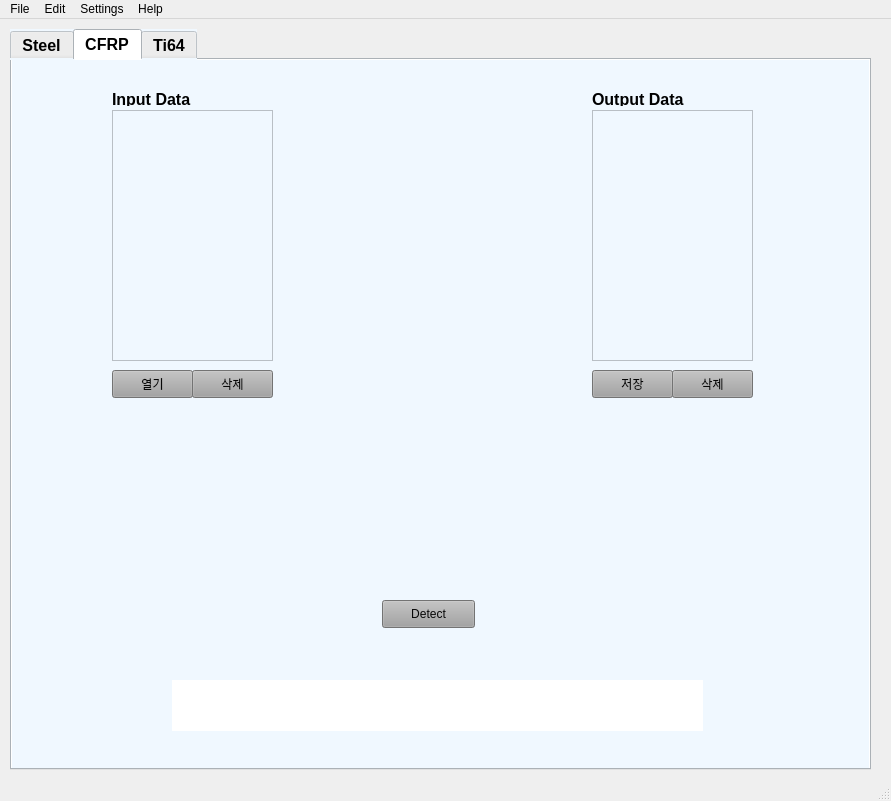
<?xml version="1.0" encoding="UTF-8"?>
<ui version="4.0">
 <class>GANgineer</class>
 <widget class="QMainWindow" name="GANgineer">
  <property name="geometry">
   <rect>
    <x>0</x>
    <y>0</y>
    <width>891</width>
    <height>801</height>
   </rect>
  </property>
  <property name="windowTitle">
   <string>GANgineer</string>
  </property>
  <property name="styleSheet">
   <string notr="true">background-cololr : rgb(255, 255, 255)</string>
  </property>
  <widget class="QWidget" name="centralwidget">
   <widget class="QTabWidget" name="tabWidget">
    <property name="geometry">
     <rect>
      <x>10</x>
      <y>10</y>
      <width>861</width>
      <height>741</height>
     </rect>
    </property>
    <property name="font">
     <font>
      <family>Arial</family>
      <pointsize>12</pointsize>
      <weight>75</weight>
      <bold>true</bold>
     </font>
    </property>
    <property name="styleSheet">
     <string notr="true">background-color: rgb(240, 248, 255);</string>
    </property>
    <property name="currentIndex">
     <number>1</number>
    </property>
    <property name="tabBarAutoHide">
     <bool>false</bool>
    </property>
    <widget class="QWidget" name="tab">
     <attribute name="title">
      <string>Steel</string>
     </attribute>
     <widget class="QListView" name="listView_input">
      <property name="geometry">
       <rect>
        <x>100</x>
        <y>50</y>
        <width>161</width>
        <height>251</height>
       </rect>
      </property>
     </widget>
     <widget class="QLabel" name="label_inImage">
      <property name="geometry">
       <rect>
        <x>80</x>
        <y>370</y>
        <width>200</width>
        <height>200</height>
       </rect>
      </property>
      <property name="autoFillBackground">
       <bool>false</bool>
      </property>
      <property name="text">
       <string/>
      </property>
      <property name="pixmap">
       <pixmap resource="image/test.qrc">:/newPrefix/input.PNG</pixmap>
      </property>
      <property name="scaledContents">
       <bool>true</bool>
      </property>
     </widget>
     <widget class="QLabel" name="label_outImage">
      <property name="geometry">
       <rect>
        <x>560</x>
        <y>370</y>
        <width>200</width>
        <height>200</height>
       </rect>
      </property>
      <property name="text">
       <string/>
      </property>
      <property name="pixmap">
       <pixmap resource="image/test.qrc">:/newPrefix/output.PNG</pixmap>
      </property>
      <property name="scaledContents">
       <bool>true</bool>
      </property>
     </widget>
     <widget class="QListView" name="listView_output">
      <property name="geometry">
       <rect>
        <x>580</x>
        <y>50</y>
        <width>161</width>
        <height>251</height>
       </rect>
      </property>
     </widget>
     <widget class="QLabel" name="label_outResult">
      <property name="geometry">
       <rect>
        <x>160</x>
        <y>620</y>
        <width>531</width>
        <height>51</height>
       </rect>
      </property>
      <property name="layoutDirection">
       <enum>Qt::LeftToRight</enum>
      </property>
      <property name="styleSheet">
       <string notr="true">background-color: rgb(255, 255, 255);
font: 75 14pt &quot;Arial&quot;;</string>
      </property>
      <property name="lineWidth">
       <number>0</number>
      </property>
      <property name="text">
       <string>&lt;html&gt;&lt;head/&gt;&lt;body&gt;&lt;p align=&quot;center&quot;&gt;&lt;br/&gt;&lt;/p&gt;&lt;/body&gt;&lt;/html&gt;</string>
      </property>
     </widget>
     <widget class="QPushButton" name="pushButton_detect">
      <property name="geometry">
       <rect>
        <x>370</x>
        <y>540</y>
        <width>93</width>
        <height>28</height>
       </rect>
      </property>
      <property name="styleSheet">
       <string notr="true">background-color :rgb(161, 161, 161);
font: 75 9pt &quot;Arial&quot;;
color: rgb(7, 7, 7);</string>
      </property>
      <property name="text">
       <string>Detect</string>
      </property>
     </widget>
     <widget class="QPushButton" name="pushButton_inOpen">
      <property name="geometry">
       <rect>
        <x>100</x>
        <y>310</y>
        <width>81</width>
        <height>28</height>
       </rect>
      </property>
      <property name="styleSheet">
       <string notr="true">background-color :rgb(161, 161, 161);
font: 75 9pt &quot;Arial&quot;;
color: rgb(7, 7, 7);</string>
      </property>
      <property name="text">
       <string>열기</string>
      </property>
     </widget>
     <widget class="QPushButton" name="pushButton_inDelete">
      <property name="geometry">
       <rect>
        <x>180</x>
        <y>310</y>
        <width>81</width>
        <height>28</height>
       </rect>
      </property>
      <property name="styleSheet">
       <string notr="true">background-color :rgb(161, 161, 161);
font: 75 9pt &quot;Arial&quot;;
color: rgb(7, 7, 7);</string>
      </property>
      <property name="text">
       <string>삭제</string>
      </property>
     </widget>
     <widget class="QPushButton" name="pushButton_outDelete">
      <property name="geometry">
       <rect>
        <x>660</x>
        <y>310</y>
        <width>81</width>
        <height>28</height>
       </rect>
      </property>
      <property name="styleSheet">
       <string notr="true">background-color :rgb(161, 161, 161);
font: 75 9pt &quot;Arial&quot;;
color: rgb(7, 7, 7);</string>
      </property>
      <property name="text">
       <string>삭제</string>
      </property>
     </widget>
     <widget class="QPushButton" name="pushButton_outSave">
      <property name="geometry">
       <rect>
        <x>580</x>
        <y>310</y>
        <width>81</width>
        <height>28</height>
       </rect>
      </property>
      <property name="styleSheet">
       <string notr="true">background-color :rgb(161, 161, 161);
font: 75 9pt &quot;Arial&quot;;
color: rgb(7, 7, 7);</string>
      </property>
      <property name="text">
       <string>저장</string>
      </property>
     </widget>
     <widget class="QLabel" name="label_4">
      <property name="geometry">
       <rect>
        <x>580</x>
        <y>30</y>
        <width>101</width>
        <height>16</height>
       </rect>
      </property>
      <property name="styleSheet">
       <string notr="true">font: 75 9pt &quot;Arial&quot;;</string>
      </property>
      <property name="text">
       <string>&lt;html&gt;&lt;head/&gt;&lt;body&gt;&lt;p&gt;&lt;span style=&quot; font-size:12pt; font-weight:600;&quot;&gt;Output Data&lt;/span&gt;&lt;/p&gt;&lt;/body&gt;&lt;/html&gt;</string>
      </property>
     </widget>
     <widget class="QLabel" name="label_45">
      <property name="geometry">
       <rect>
        <x>100</x>
        <y>30</y>
        <width>101</width>
        <height>16</height>
       </rect>
      </property>
      <property name="styleSheet">
       <string notr="true">font: 75 9pt &quot;Arial&quot;;</string>
      </property>
      <property name="text">
       <string>&lt;html&gt;&lt;head/&gt;&lt;body&gt;&lt;p&gt;&lt;span style=&quot; font-size:12pt; font-weight:600;&quot;&gt;Input Data&lt;/span&gt;&lt;/p&gt;&lt;/body&gt;&lt;/html&gt;</string>
      </property>
     </widget>
     <widget class="QLabel" name="label_48">
      <property name="geometry">
       <rect>
        <x>370</x>
        <y>430</y>
        <width>81</width>
        <height>61</height>
       </rect>
      </property>
      <property name="text">
       <string/>
      </property>
      <property name="pixmap">
       <pixmap resource="image/test.qrc">:/newPrefix/detect.png</pixmap>
      </property>
      <property name="scaledContents">
       <bool>true</bool>
      </property>
     </widget>
     <widget class="QLabel" name="label_23">
      <property name="geometry">
       <rect>
        <x>370</x>
        <y>140</y>
        <width>81</width>
        <height>61</height>
       </rect>
      </property>
      <property name="text">
       <string/>
      </property>
      <property name="pixmap">
       <pixmap resource="image/test.qrc">:/newPrefix/detect.png</pixmap>
      </property>
      <property name="scaledContents">
       <bool>true</bool>
      </property>
     </widget>
     <zorder>pushButton_outSave</zorder>
     <zorder>listView_input</zorder>
     <zorder>label_inImage</zorder>
     <zorder>label_outImage</zorder>
     <zorder>listView_output</zorder>
     <zorder>label_outResult</zorder>
     <zorder>pushButton_detect</zorder>
     <zorder>pushButton_inOpen</zorder>
     <zorder>pushButton_inDelete</zorder>
     <zorder>pushButton_outDelete</zorder>
     <zorder>label_4</zorder>
     <zorder>label_45</zorder>
     <zorder>label_48</zorder>
     <zorder>label_23</zorder>
    </widget>
    <widget class="QWidget" name="tab_2">
     <attribute name="title">
      <string>CFRP</string>
     </attribute>
     <widget class="QPushButton" name="pushButton_detect2">
      <property name="geometry">
       <rect>
        <x>370</x>
        <y>540</y>
        <width>93</width>
        <height>28</height>
       </rect>
      </property>
      <property name="styleSheet">
       <string notr="true">background-color :rgb(161, 161, 161);
font: 75 9pt &quot;Arial&quot;;
color: rgb(7, 7, 7);</string>
      </property>
      <property name="text">
       <string>Detect</string>
      </property>
     </widget>
     <widget class="QLabel" name="label_inImage2">
      <property name="geometry">
       <rect>
        <x>80</x>
        <y>370</y>
        <width>200</width>
        <height>200</height>
       </rect>
      </property>
      <property name="autoFillBackground">
       <bool>false</bool>
      </property>
      <property name="text">
       <string/>
      </property>
      <property name="pixmap">
       <pixmap resource="image/test.qrc">:/newPrefix/input.PNG</pixmap>
      </property>
      <property name="scaledContents">
       <bool>true</bool>
      </property>
     </widget>
     <widget class="QListView" name="listView_output2">
      <property name="geometry">
       <rect>
        <x>580</x>
        <y>50</y>
        <width>161</width>
        <height>251</height>
       </rect>
      </property>
     </widget>
     <widget class="QLabel" name="label_outImage2">
      <property name="geometry">
       <rect>
        <x>560</x>
        <y>370</y>
        <width>200</width>
        <height>200</height>
       </rect>
      </property>
      <property name="text">
       <string/>
      </property>
      <property name="pixmap">
       <pixmap resource="image/test.qrc">:/newPrefix/output.PNG</pixmap>
      </property>
      <property name="scaledContents">
       <bool>true</bool>
      </property>
     </widget>
     <widget class="QListView" name="listView_input2">
      <property name="geometry">
       <rect>
        <x>100</x>
        <y>50</y>
        <width>161</width>
        <height>251</height>
       </rect>
      </property>
     </widget>
     <widget class="QPushButton" name="pushButton_inOpen2">
      <property name="geometry">
       <rect>
        <x>100</x>
        <y>310</y>
        <width>81</width>
        <height>28</height>
       </rect>
      </property>
      <property name="styleSheet">
       <string notr="true">background-color :rgb(161, 161, 161);
font: 75 9pt &quot;Arial&quot;;
color: rgb(7, 7, 7);</string>
      </property>
      <property name="text">
       <string>열기</string>
      </property>
     </widget>
     <widget class="QPushButton" name="pushButton_inDelete2">
      <property name="geometry">
       <rect>
        <x>180</x>
        <y>310</y>
        <width>81</width>
        <height>28</height>
       </rect>
      </property>
      <property name="styleSheet">
       <string notr="true">background-color :rgb(161, 161, 161);
font: 75 9pt &quot;Arial&quot;;
color: rgb(7, 7, 7);</string>
      </property>
      <property name="text">
       <string>삭제</string>
      </property>
     </widget>
     <widget class="QPushButton" name="pushButton_outSave2">
      <property name="geometry">
       <rect>
        <x>580</x>
        <y>310</y>
        <width>81</width>
        <height>28</height>
       </rect>
      </property>
      <property name="styleSheet">
       <string notr="true">background-color :rgb(161, 161, 161);
font: 75 9pt &quot;Arial&quot;;
color: rgb(7, 7, 7);</string>
      </property>
      <property name="text">
       <string>저장</string>
      </property>
     </widget>
     <widget class="QPushButton" name="pushButton_outDelete2">
      <property name="geometry">
       <rect>
        <x>660</x>
        <y>310</y>
        <width>81</width>
        <height>28</height>
       </rect>
      </property>
      <property name="styleSheet">
       <string notr="true">background-color :rgb(161, 161, 161);
font: 75 9pt &quot;Arial&quot;;
color: rgb(7, 7, 7);</string>
      </property>
      <property name="text">
       <string>삭제</string>
      </property>
     </widget>
     <widget class="QLabel" name="label_outResult2">
      <property name="geometry">
       <rect>
        <x>160</x>
        <y>620</y>
        <width>531</width>
        <height>51</height>
       </rect>
      </property>
      <property name="layoutDirection">
       <enum>Qt::LeftToRight</enum>
      </property>
      <property name="styleSheet">
       <string notr="true">background-color: rgb(255, 255, 255);
font: 75 14pt &quot;Arial&quot;;</string>
      </property>
      <property name="lineWidth">
       <number>0</number>
      </property>
      <property name="text">
       <string>&lt;html&gt;&lt;head/&gt;&lt;body&gt;&lt;p align=&quot;center&quot;&gt;&lt;br/&gt;&lt;/p&gt;&lt;/body&gt;&lt;/html&gt;</string>
      </property>
     </widget>
     <widget class="QLabel" name="label_46">
      <property name="geometry">
       <rect>
        <x>100</x>
        <y>30</y>
        <width>101</width>
        <height>16</height>
       </rect>
      </property>
      <property name="styleSheet">
       <string notr="true">font: 75 9pt &quot;Arial&quot;;</string>
      </property>
      <property name="text">
       <string>&lt;html&gt;&lt;head/&gt;&lt;body&gt;&lt;p&gt;&lt;span style=&quot; font-size:12pt; font-weight:600;&quot;&gt;Input Data&lt;/span&gt;&lt;/p&gt;&lt;/body&gt;&lt;/html&gt;</string>
      </property>
     </widget>
     <widget class="QLabel" name="label_9">
      <property name="geometry">
       <rect>
        <x>580</x>
        <y>30</y>
        <width>101</width>
        <height>16</height>
       </rect>
      </property>
      <property name="styleSheet">
       <string notr="true">font: 75 9pt &quot;Arial&quot;;</string>
      </property>
      <property name="text">
       <string>&lt;html&gt;&lt;head/&gt;&lt;body&gt;&lt;p&gt;&lt;span style=&quot; font-size:12pt; font-weight:600;&quot;&gt;Output Data&lt;/span&gt;&lt;/p&gt;&lt;/body&gt;&lt;/html&gt;</string>
      </property>
     </widget>
     <widget class="QLabel" name="label_22">
      <property name="geometry">
       <rect>
        <x>370</x>
        <y>430</y>
        <width>81</width>
        <height>61</height>
       </rect>
      </property>
      <property name="text">
       <string/>
      </property>
      <property name="pixmap">
       <pixmap resource="image/test.qrc">:/newPrefix/detect.png</pixmap>
      </property>
      <property name="scaledContents">
       <bool>true</bool>
      </property>
     </widget>
     <widget class="QLabel" name="label_21">
      <property name="geometry">
       <rect>
        <x>370</x>
        <y>140</y>
        <width>81</width>
        <height>61</height>
       </rect>
      </property>
      <property name="text">
       <string/>
      </property>
      <property name="pixmap">
       <pixmap resource="image/test.qrc">:/newPrefix/detect.png</pixmap>
      </property>
      <property name="scaledContents">
       <bool>true</bool>
      </property>
     </widget>
    </widget>
    <widget class="QWidget" name="tab_3">
     <attribute name="title">
      <string>Ti64</string>
     </attribute>
     <widget class="QLabel" name="label_inImage3">
      <property name="geometry">
       <rect>
        <x>80</x>
        <y>370</y>
        <width>200</width>
        <height>200</height>
       </rect>
      </property>
      <property name="autoFillBackground">
       <bool>false</bool>
      </property>
      <property name="text">
       <string/>
      </property>
      <property name="pixmap">
       <pixmap resource="image/test.qrc">:/newPrefix/input.PNG</pixmap>
      </property>
      <property name="scaledContents">
       <bool>true</bool>
      </property>
     </widget>
     <widget class="QListView" name="listView_output3">
      <property name="geometry">
       <rect>
        <x>580</x>
        <y>50</y>
        <width>161</width>
        <height>251</height>
       </rect>
      </property>
     </widget>
     <widget class="QLabel" name="label_outResult3_2">
      <property name="geometry">
       <rect>
        <x>560</x>
        <y>370</y>
        <width>200</width>
        <height>200</height>
       </rect>
      </property>
      <property name="text">
       <string/>
      </property>
      <property name="pixmap">
       <pixmap resource="image/test.qrc">:/newPrefix/output.PNG</pixmap>
      </property>
      <property name="scaledContents">
       <bool>true</bool>
      </property>
     </widget>
     <widget class="QLabel" name="label_18">
      <property name="geometry">
       <rect>
        <x>370</x>
        <y>140</y>
        <width>81</width>
        <height>61</height>
       </rect>
      </property>
      <property name="text">
       <string/>
      </property>
      <property name="pixmap">
       <pixmap resource="image/test.qrc">:/newPrefix/detect.png</pixmap>
      </property>
      <property name="scaledContents">
       <bool>true</bool>
      </property>
     </widget>
     <widget class="QListView" name="listView_input3">
      <property name="geometry">
       <rect>
        <x>100</x>
        <y>50</y>
        <width>161</width>
        <height>251</height>
       </rect>
      </property>
     </widget>
     <widget class="QLabel" name="label_outResult3">
      <property name="geometry">
       <rect>
        <x>160</x>
        <y>620</y>
        <width>531</width>
        <height>51</height>
       </rect>
      </property>
      <property name="layoutDirection">
       <enum>Qt::LeftToRight</enum>
      </property>
      <property name="styleSheet">
       <string notr="true">background-color: rgb(255, 255, 255);
font: 75 14pt &quot;Arial&quot;;</string>
      </property>
      <property name="lineWidth">
       <number>0</number>
      </property>
      <property name="text">
       <string>&lt;html&gt;&lt;head/&gt;&lt;body&gt;&lt;p align=&quot;center&quot;&gt;&lt;br/&gt;&lt;/p&gt;&lt;/body&gt;&lt;/html&gt;</string>
      </property>
     </widget>
     <widget class="QPushButton" name="pushButton_detect3">
      <property name="geometry">
       <rect>
        <x>370</x>
        <y>540</y>
        <width>93</width>
        <height>28</height>
       </rect>
      </property>
      <property name="styleSheet">
       <string notr="true">background-color :rgb(161, 161, 161);
font: 75 9pt &quot;Arial&quot;;
color: rgb(7, 7, 7);</string>
      </property>
      <property name="text">
       <string>Detect</string>
      </property>
     </widget>
     <widget class="QPushButton" name="pushButton_inOpen3">
      <property name="geometry">
       <rect>
        <x>100</x>
        <y>310</y>
        <width>81</width>
        <height>28</height>
       </rect>
      </property>
      <property name="styleSheet">
       <string notr="true">background-color :rgb(161, 161, 161);
font: 75 9pt &quot;Arial&quot;;
color: rgb(7, 7, 7);</string>
      </property>
      <property name="text">
       <string>열기</string>
      </property>
     </widget>
     <widget class="QPushButton" name="pushButton_inDelete3">
      <property name="geometry">
       <rect>
        <x>180</x>
        <y>310</y>
        <width>81</width>
        <height>28</height>
       </rect>
      </property>
      <property name="styleSheet">
       <string notr="true">background-color :rgb(161, 161, 161);
font: 75 9pt &quot;Arial&quot;;
color: rgb(7, 7, 7);</string>
      </property>
      <property name="text">
       <string>삭제</string>
      </property>
     </widget>
     <widget class="QPushButton" name="pushButton_outDelete3">
      <property name="geometry">
       <rect>
        <x>660</x>
        <y>310</y>
        <width>81</width>
        <height>28</height>
       </rect>
      </property>
      <property name="styleSheet">
       <string notr="true">background-color :rgb(161, 161, 161);
font: 75 9pt &quot;Arial&quot;;
color: rgb(7, 7, 7);</string>
      </property>
      <property name="text">
       <string>삭제</string>
      </property>
     </widget>
     <widget class="QPushButton" name="pushButton_outSave3">
      <property name="geometry">
       <rect>
        <x>580</x>
        <y>310</y>
        <width>81</width>
        <height>28</height>
       </rect>
      </property>
      <property name="styleSheet">
       <string notr="true">background-color :rgb(161, 161, 161);
font: 75 9pt &quot;Arial&quot;;
color: rgb(7, 7, 7);</string>
      </property>
      <property name="text">
       <string>저장</string>
      </property>
     </widget>
     <widget class="QLabel" name="label_47">
      <property name="geometry">
       <rect>
        <x>100</x>
        <y>30</y>
        <width>101</width>
        <height>16</height>
       </rect>
      </property>
      <property name="styleSheet">
       <string notr="true">font: 75 9pt &quot;Arial&quot;;</string>
      </property>
      <property name="text">
       <string>&lt;html&gt;&lt;head/&gt;&lt;body&gt;&lt;p&gt;&lt;span style=&quot; font-size:12pt; font-weight:600;&quot;&gt;Input Data&lt;/span&gt;&lt;/p&gt;&lt;/body&gt;&lt;/html&gt;</string>
      </property>
     </widget>
     <widget class="QLabel" name="label_13">
      <property name="geometry">
       <rect>
        <x>580</x>
        <y>30</y>
        <width>101</width>
        <height>16</height>
       </rect>
      </property>
      <property name="styleSheet">
       <string notr="true">font: 75 9pt &quot;Arial&quot;;</string>
      </property>
      <property name="text">
       <string>&lt;html&gt;&lt;head/&gt;&lt;body&gt;&lt;p&gt;&lt;span style=&quot; font-size:12pt; font-weight:600;&quot;&gt;Output Data&lt;/span&gt;&lt;/p&gt;&lt;/body&gt;&lt;/html&gt;</string>
      </property>
     </widget>
     <widget class="QLabel" name="label_19">
      <property name="geometry">
       <rect>
        <x>370</x>
        <y>430</y>
        <width>81</width>
        <height>61</height>
       </rect>
      </property>
      <property name="text">
       <string/>
      </property>
      <property name="pixmap">
       <pixmap resource="image/test.qrc">:/newPrefix/detect.png</pixmap>
      </property>
      <property name="scaledContents">
       <bool>true</bool>
      </property>
     </widget>
     <zorder>pushButton_outSave3</zorder>
     <zorder>label_inImage3</zorder>
     <zorder>listView_output3</zorder>
     <zorder>label_outResult3_2</zorder>
     <zorder>label_18</zorder>
     <zorder>listView_input3</zorder>
     <zorder>label_outResult3</zorder>
     <zorder>pushButton_detect3</zorder>
     <zorder>pushButton_inOpen3</zorder>
     <zorder>pushButton_inDelete3</zorder>
     <zorder>pushButton_outDelete3</zorder>
     <zorder>label_47</zorder>
     <zorder>label_13</zorder>
     <zorder>label_19</zorder>
    </widget>
   </widget>
  </widget>
  <widget class="QMenuBar" name="menubar">
   <property name="geometry">
    <rect>
     <x>0</x>
     <y>0</y>
     <width>891</width>
     <height>26</height>
    </rect>
   </property>
   <widget class="QMenu" name="menu">
    <property name="title">
     <string>Edit</string>
    </property>
    <addaction name="actionUndo"/>
    <addaction name="actionRedo"/>
    <addaction name="separator"/>
    <addaction name="actionCut"/>
    <addaction name="actionCopy"/>
    <addaction name="actionPaste"/>
    <addaction name="actionDelete"/>
    <addaction name="actionSelect_All"/>
   </widget>
   <widget class="QMenu" name="menu_2">
    <property name="title">
     <string>Settings</string>
    </property>
    <addaction name="actionPreferences"/>
   </widget>
   <widget class="QMenu" name="menu_3">
    <property name="title">
     <string>File</string>
    </property>
    <addaction name="actionNew"/>
    <addaction name="actionOpen"/>
    <addaction name="actionRecent"/>
    <addaction name="separator"/>
    <addaction name="actionSave"/>
    <addaction name="actionSave_As"/>
    <addaction name="actionSave_All"/>
    <addaction name="separator"/>
    <addaction name="actionPring"/>
    <addaction name="separator"/>
    <addaction name="actionClose"/>
    <addaction name="separator"/>
    <addaction name="actionQuit"/>
   </widget>
   <widget class="QMenu" name="menuHelp">
    <property name="title">
     <string>Help</string>
    </property>
    <addaction name="actionGAN"/>
    <addaction name="separator"/>
    <addaction name="actionAbout_GANgineer"/>
   </widget>
   <addaction name="menu_3"/>
   <addaction name="menu"/>
   <addaction name="menu_2"/>
   <addaction name="menuHelp"/>
  </widget>
  <widget class="QStatusBar" name="statusbar"/>
  <action name="actionNew">
   <property name="text">
    <string>New</string>
   </property>
  </action>
  <action name="actionOpen">
   <property name="text">
    <string>Open</string>
   </property>
  </action>
  <action name="actionRecent">
   <property name="text">
    <string>Recent</string>
   </property>
  </action>
  <action name="actionSave">
   <property name="text">
    <string>Save</string>
   </property>
  </action>
  <action name="actionSave_As">
   <property name="text">
    <string>Save As</string>
   </property>
  </action>
  <action name="actionSave_All">
   <property name="text">
    <string>Save All</string>
   </property>
  </action>
  <action name="actionPring">
   <property name="text">
    <string>Print</string>
   </property>
  </action>
  <action name="actionClose">
   <property name="text">
    <string>Close</string>
   </property>
  </action>
  <action name="actionQuit">
   <property name="text">
    <string>Quit</string>
   </property>
  </action>
  <action name="actionUndo">
   <property name="text">
    <string>Undo</string>
   </property>
  </action>
  <action name="actionRedo">
   <property name="text">
    <string>Redo</string>
   </property>
  </action>
  <action name="actionCut">
   <property name="text">
    <string>Cut</string>
   </property>
  </action>
  <action name="actionCopy">
   <property name="text">
    <string>Copy</string>
   </property>
  </action>
  <action name="actionPaste">
   <property name="text">
    <string>Paste</string>
   </property>
  </action>
  <action name="actionDelete">
   <property name="text">
    <string>Delete</string>
   </property>
  </action>
  <action name="actionSelect_All">
   <property name="text">
    <string>Select All</string>
   </property>
  </action>
  <action name="actionPreferences">
   <property name="text">
    <string>Preferences</string>
   </property>
  </action>
  <action name="actionGAN">
   <property name="text">
    <string>GANgineer Help</string>
   </property>
  </action>
  <action name="actionAbout_GANgineer">
   <property name="text">
    <string>About GANgineer</string>
   </property>
  </action>
 </widget>
 <resources>
  <include location="image/test.qrc"/>
 </resources>
 <connections>
  <connection>
   <sender>pushButton_detect3</sender>
   <signal>clicked()</signal>
   <receiver>GANgineer</receiver>
   <slot>detectEvent()</slot>
   <hints>
    <hint type="sourcelabel">
     <x>410</x>
     <y>608</y>
    </hint>
    <hint type="destinationlabel">
     <x>337</x>
     <y>780</y>
    </hint>
   </hints>
  </connection>
  <connection>
   <sender>pushButton_inOpen3</sender>
   <signal>clicked()</signal>
   <receiver>GANgineer</receiver>
   <slot>inOpen()</slot>
   <hints>
    <hint type="sourcelabel">
     <x>145</x>
     <y>372</y>
    </hint>
    <hint type="destinationlabel">
     <x>100</x>
     <y>777</y>
    </hint>
   </hints>
  </connection>
  <connection>
   <sender>pushButton_inDelete3</sender>
   <signal>clicked()</signal>
   <receiver>GANgineer</receiver>
   <slot>listDelete()</slot>
   <hints>
    <hint type="sourcelabel">
     <x>228</x>
     <y>374</y>
    </hint>
    <hint type="destinationlabel">
     <x>166</x>
     <y>779</y>
    </hint>
   </hints>
  </connection>
  <connection>
   <sender>pushButton_outDelete3</sender>
   <signal>clicked()</signal>
   <receiver>GANgineer</receiver>
   <slot>listDelete()</slot>
   <hints>
    <hint type="sourcelabel">
     <x>711</x>
     <y>376</y>
    </hint>
    <hint type="destinationlabel">
     <x>717</x>
     <y>780</y>
    </hint>
   </hints>
  </connection>
  <connection>
   <sender>pushButton_outSave3</sender>
   <signal>clicked()</signal>
   <receiver>GANgineer</receiver>
   <slot>outSave()</slot>
   <hints>
    <hint type="sourcelabel">
     <x>627</x>
     <y>375</y>
    </hint>
    <hint type="destinationlabel">
     <x>631</x>
     <y>780</y>
    </hint>
   </hints>
  </connection>
  <connection>
   <sender>pushButton_inOpen2</sender>
   <signal>clicked()</signal>
   <receiver>GANgineer</receiver>
   <slot>inOpen()</slot>
   <hints>
    <hint type="sourcelabel">
     <x>132</x>
     <y>377</y>
    </hint>
    <hint type="destinationlabel">
     <x>4</x>
     <y>682</y>
    </hint>
   </hints>
  </connection>
  <connection>
   <sender>pushButton_inDelete2</sender>
   <signal>clicked()</signal>
   <receiver>GANgineer</receiver>
   <slot>listDelete()</slot>
   <hints>
    <hint type="sourcelabel">
     <x>234</x>
     <y>378</y>
    </hint>
    <hint type="destinationlabel">
     <x>6</x>
     <y>478</y>
    </hint>
   </hints>
  </connection>
  <connection>
   <sender>pushButton_outSave2</sender>
   <signal>clicked()</signal>
   <receiver>GANgineer</receiver>
   <slot>outSave()</slot>
   <hints>
    <hint type="sourcelabel">
     <x>628</x>
     <y>378</y>
    </hint>
    <hint type="destinationlabel">
     <x>877</x>
     <y>384</y>
    </hint>
   </hints>
  </connection>
  <connection>
   <sender>pushButton_outDelete2</sender>
   <signal>clicked()</signal>
   <receiver>GANgineer</receiver>
   <slot>listDelete()</slot>
   <hints>
    <hint type="sourcelabel">
     <x>720</x>
     <y>376</y>
    </hint>
    <hint type="destinationlabel">
     <x>878</x>
     <y>429</y>
    </hint>
   </hints>
  </connection>
  <connection>
   <sender>pushButton_detect2</sender>
   <signal>clicked()</signal>
   <receiver>GANgineer</receiver>
   <slot>detectEvent()</slot>
   <hints>
    <hint type="sourcelabel">
     <x>436</x>
     <y>607</y>
    </hint>
    <hint type="destinationlabel">
     <x>432</x>
     <y>777</y>
    </hint>
   </hints>
  </connection>
  <connection>
   <sender>pushButton_inOpen</sender>
   <signal>clicked()</signal>
   <receiver>GANgineer</receiver>
   <slot>inOpen()</slot>
   <hints>
    <hint type="sourcelabel">
     <x>141</x>
     <y>377</y>
    </hint>
    <hint type="destinationlabel">
     <x>1</x>
     <y>383</y>
    </hint>
   </hints>
  </connection>
  <connection>
   <sender>pushButton_inDelete</sender>
   <signal>clicked()</signal>
   <receiver>GANgineer</receiver>
   <slot>listDelete()</slot>
   <hints>
    <hint type="sourcelabel">
     <x>229</x>
     <y>363</y>
    </hint>
    <hint type="destinationlabel">
     <x>3</x>
     <y>438</y>
    </hint>
   </hints>
  </connection>
  <connection>
   <sender>pushButton_outSave</sender>
   <signal>clicked()</signal>
   <receiver>GANgineer</receiver>
   <slot>outSave()</slot>
   <hints>
    <hint type="sourcelabel">
     <x>635</x>
     <y>377</y>
    </hint>
    <hint type="destinationlabel">
     <x>878</x>
     <y>366</y>
    </hint>
   </hints>
  </connection>
  <connection>
   <sender>pushButton_outDelete</sender>
   <signal>clicked()</signal>
   <receiver>GANgineer</receiver>
   <slot>listDelete()</slot>
   <hints>
    <hint type="sourcelabel">
     <x>712</x>
     <y>372</y>
    </hint>
    <hint type="destinationlabel">
     <x>883</x>
     <y>411</y>
    </hint>
   </hints>
  </connection>
  <connection>
   <sender>pushButton_detect</sender>
   <signal>clicked()</signal>
   <receiver>GANgineer</receiver>
   <slot>detectEvent()</slot>
   <hints>
    <hint type="sourcelabel">
     <x>432</x>
     <y>612</y>
    </hint>
    <hint type="destinationlabel">
     <x>886</x>
     <y>620</y>
    </hint>
   </hints>
  </connection>
 </connections>
 <slots>
  <slot>detectEvent()</slot>
  <slot>inOpen()</slot>
  <slot>listDelete()</slot>
  <slot>outSave()</slot>
 </slots>
</ui>
